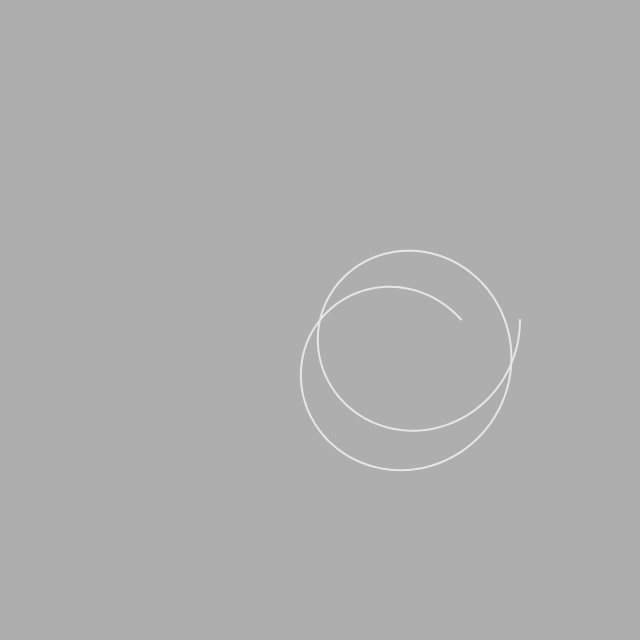
Frame 1 (no input)
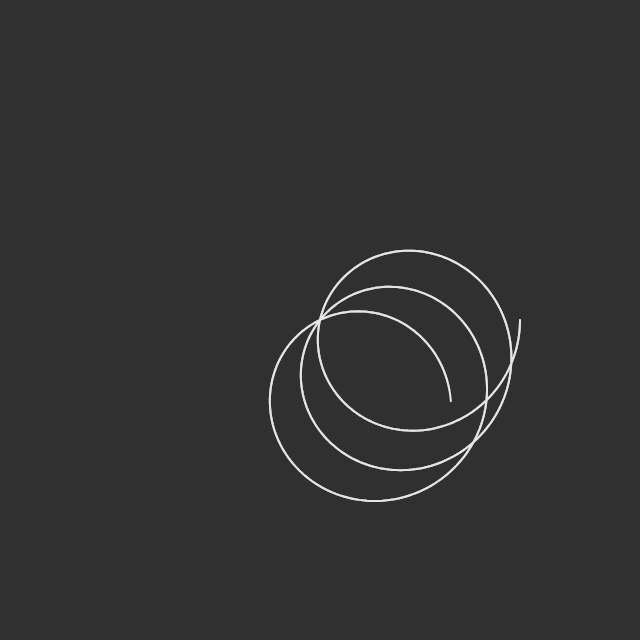
Frame 60 (no input)
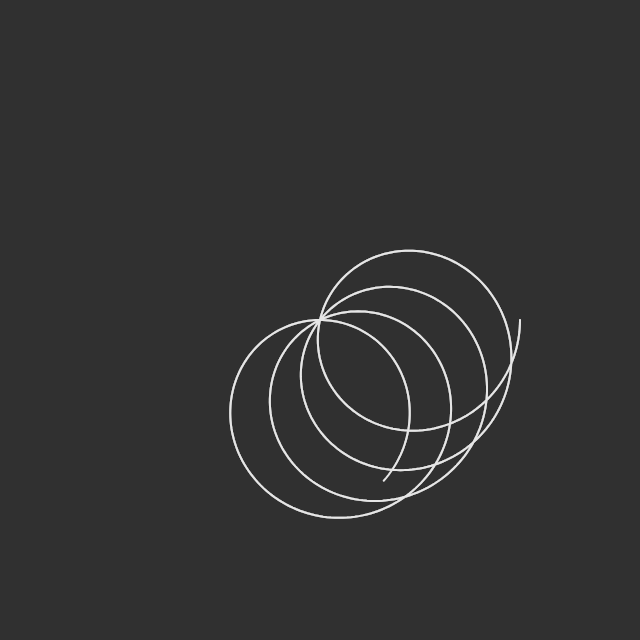
Frame 120 (the mouse pressed at the canvas centre since frame 60)

The p5.js sketch that drew these frames (run headless with seeded random() and noise() and a simulated clock; from frame 60 on, the mouse is pressed at the canvas centre):

// p5.js sketch
// ── sketch.js
/*
Day 25 - OPEN
*/

let a = 7;
let b = 8;

let k = a / b; // define shape
let i = 1; // number rotations


function setup() {
    createCanvas(640, 640);
}

function draw() {
    // background(230, 200) // gray
    background(50, 100); // black
    translate(width / 2, height / 2);

    beginShape();
    stroke(230);
    noFill();
    strokeWeight(2);
    for (let a = 0; a < TWO_PI * i; a += 0.02) {
        let r = 200 * cos(k * a);
        let x = r * cos(a);
        let y = r * sin(a);
        vertex(x, y);
    }
    endShape();

    i = i + 0.01; // simulate real drawing of lines

    if (a < 8) {
        // uncomment for some trippy animations
        // a = a + 0.002; // rotates the circle
    } else {
        a = 8
    }

    k = a / b;
}
